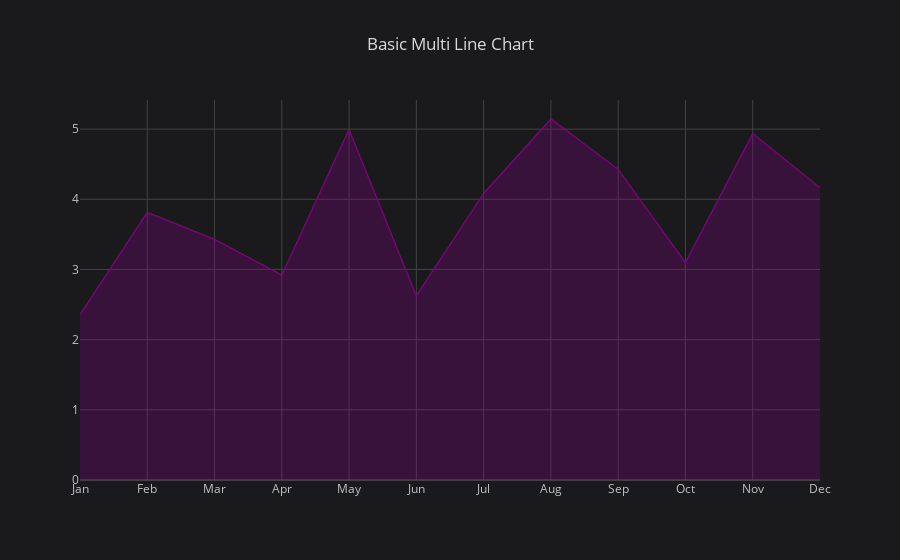

Write notebook code for a chart like this one.
### Code cell
# Create a List filled with the countries to plot
months = ['Jan', 'Feb', 'Mar', 'Apr', 'May', 'Jun', 'Jul', 'Aug', 'Sep', 'Oct', 'Nov', 'Dec']

# plot the countries 
bike_sales_by_month[months].iplot(kind='area', 
                                  fill=True,
                                     theme='space',
                                      color='purple',
                                     title='Basic Multi Line Chart')

### Figure 1 — Plotly figure (JSON) as saved in the notebook; plotly's stock layout.template omitted (floating-point values rounded to 4 significant figures)
{"data": [{"fill": "tonexty", "fillcolor": "rgba(128, 0, 128, 0.3)", "line": {"color": "rgba(128, 0, 128, 1.0)", "dash": "solid", "shape": "linear", "width": 1.3}, "mode": "lines", "name": "Sales in Millions", "text": "", "type": "scatter", "uid": "533848d2-d02c-45c2-b505-340fc91a21ea", "x": ["Jan", "Feb", "Mar", "Apr", "May", "Jun", "Jul", "Aug", "Sep", "Oct", "Nov", "Dec"], "y": [2.355, 3.813, 3.428, 2.92, 4.996, 2.623, 4.083, 5.144, 4.427, 3.098, 4.936, 4.165]}], "layout": {"legend": {"bgcolor": "#1A1A1C", "font": {"color": "#D9D9D9"}}, "paper_bgcolor": "#1A1A1C", "plot_bgcolor": "#1A1A1C", "title": {"font": {"color": "#D9D9D9"}, "text": "Basic Multi Line Chart"}, "xaxis": {"gridcolor": "#434343", "showgrid": true, "tickfont": {"color": "#C2C2C2"}, "title": {"font": {"color": "#D9D9D9"}, "text": ""}, "zerolinecolor": "#666570"}, "yaxis": {"gridcolor": "#434343", "showgrid": true, "tickfont": {"color": "#C2C2C2"}, "title": {"font": {"color": "#D9D9D9"}, "text": ""}, "zerolinecolor": "#666570"}}}
